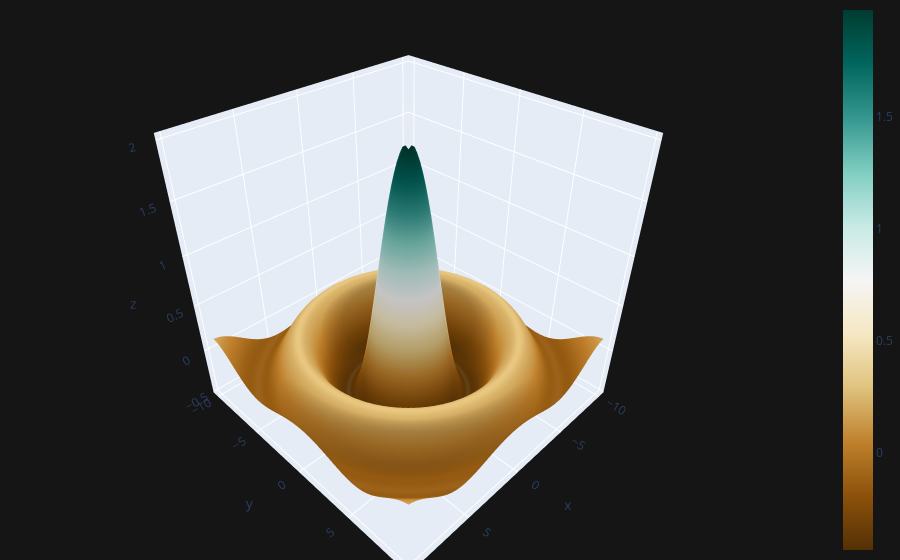

Here is the notebook cell this chart was saved with:
### Code cell
cf.datagen.sinwave(10,.25).iplot(kind='surface', theme='solar', colorscale='brbg', margin=(0,0,0,0))

### Figure 1 — Plotly figure (JSON) as saved in the notebook; plotly's stock layout.template omitted (floating-point values rounded to 4 significant figures; data arrays with more than 128 entries replaced by an {"elided": "..."} marker saying what was removed)
{"data": [{"colorscale": [[0, "rgb(84,48,5)"], [0.1, "rgb(140,81,10)"], [0.2, "rgb(191,129,45)"], [0.3, "rgb(223,194,125)"], [0.4, "rgb(246,232,195)"], [0.5, "rgb(245,245,245)"], [0.6, "rgb(199,234,229)"], [0.7, "rgb(128,205,193)"], [0.8, "rgb(53,151,143)"], [0.9, "rgb(1,102,94)"], [1, "rgb(0,60,48)"]], "type": "surface", "x": [-10, -9.75, -9.5, -9.25, -9, -8.75, -8.5, -8.25, -8, -7.75, -7.5, -7.25, -7, -6.75, -6.5, -6.25, -6, -5.75, -5.5, -5.25, -5, -4.75, -4.5, -4.25, -4, -3.75, -3.5, -3.25, -3, -2.75, -2.5, -2.25, -2, -1.75, -1.5, -1.25, -1, -0.75, -0.5, -0.25, 0, 0.25, 0.5, 0.75, 1, 1.25, 1.5, 1.75, 2, 2.25, 2.5, 2.75, 3, 3.25, 3.5, 3.75, 4, 4.25, 4.5, 4.75, 5, 5.25, 5.5, 5.75, 6, 6.25, 6.5, 6.75, 7, 7.25, 7.5, 7.75, 8, 8.25, 8.5, 8.75, 9, 9.25, 9.5, 9.75], "y": [-10, -9.75, -9.5, -9.25, -9, -8.75, -8.5, -8.25, -8, -7.75, -7.5, -7.25, -7, -6.75, -6.5, -6.25, -6, -5.75, -5.5, -5.25, -5, -4.75, -4.5, -4.25, -4, -3.75, -3.5, -3.25, -3, -2.75, -2.5, -2.25, -2, -1.75, -1.5, -1.25, -1, -0.75, -0.5, -0.25, 0, 0.25, 0.5, 0.75, 1, 1.25, 1.5, 1.75, 2, 2.25, 2.5, 2.75, 3, 3.25, 3.5, 3.75, 4, 4.25, 4.5, 4.75, 5, 5.25, 5.5, 5.75, 6, 6.25, 6.5, 6.75, 7, 7.25, 7.5, 7.75, 8, 8.25, 8.5, 8.75, 9, 9.25, 9.5, 9.75], "z": {"elided": "80x80 float values"}}], "layout": {"legend": {"bgcolor": "#151516", "font": {"color": "#D9D9D9"}}, "margin": {"b": 0, "l": 0, "r": 0, "t": 0}, "paper_bgcolor": "#151516", "plot_bgcolor": "#151516", "title": {"font": {"color": "#D9D9D9"}}, "xaxis": {"gridcolor": "#434343", "showgrid": true, "tickfont": {"color": "#C2C2C2"}, "title": {"font": {"color": "#D9D9D9"}, "text": ""}, "zerolinecolor": "#666570"}, "yaxis": {"gridcolor": "#434343", "showgrid": true, "tickfont": {"color": "#C2C2C2"}, "title": {"font": {"color": "#D9D9D9"}, "text": ""}, "zerolinecolor": "#666570"}}}
